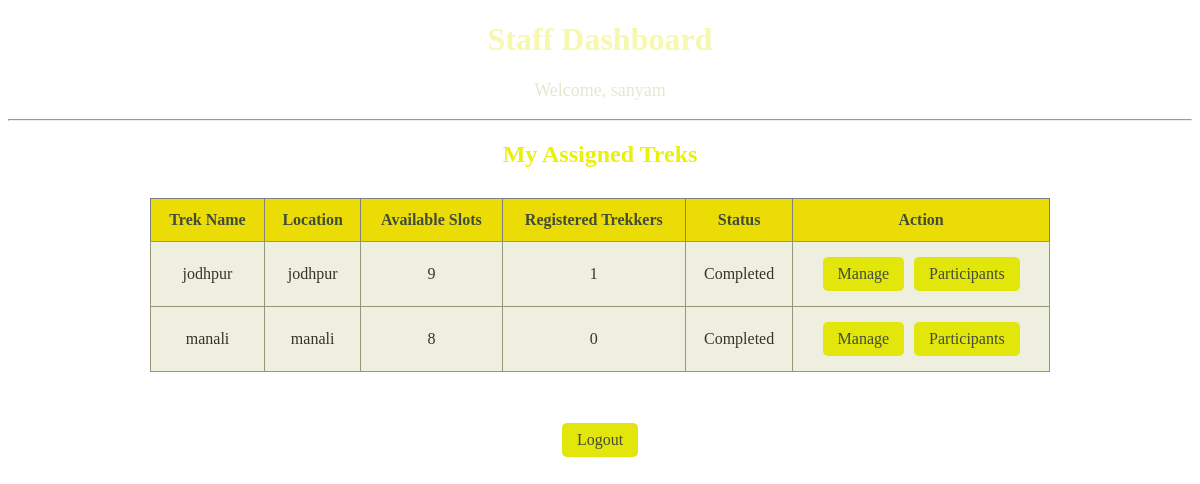
Screenshot of /staff/dashboard (signed in) with the database file from the repository.
### models.py (models this page shows)
class TrekStaff(db.Model):
    __tablename__="trek_staff"
    id=db.Column(db.Integer,primary_key=True)
    trek_staff_name=db.Column(db.String(100),nullable=False)
    phone=db.Column(db.String(15),nullable=False)
    experience=db.Column(db.Integer,nullable=False)
    address=db.Column(db.String(255),nullable=False)
    emergency_contact=db.Column(db.String(100),nullable=False)
    user_id=db.Column(db.Integer,db.ForeignKey("users.id"),unique=True,nullable=False)
    assigned_treks=db.relationship("Trek",backref="staff")

class Trek(db.Model):
    __tablename__="treks"
    id=db.Column(db.Integer,primary_key=True)
    trek_name=db.Column(db.String(150),nullable=False)
    location=db.Column(db.String(100),nullable=False)
    difficulty=db.Column(db.String(20),nullable=False)
    duration=db.Column(db.Integer,nullable=False)
    available_slots=db.Column(db.Integer,nullable=False)
    start_date=db.Column(db.Date)
    end_date=db.Column(db.Date)
    status=db.Column(db.String(20),default="Pending")
    assigned_staff_id=db.Column(db.Integer,db.ForeignKey("trek_staff.id"),nullable=True)
    bookings=db.relationship("Booking",backref="trek")

### app.py (the view)
@app.route("/staff/dashboard")
def staff_dashboard():
    if "user_id" not in session or session["role"] != "staff":
        return redirect(url_for("home"))
    staff = TrekStaff.query.filter_by(
        user_id=session["user_id"]
    ).first()
    if not staff:
        return redirect(url_for("home"))
    treks = Trek.query.filter_by(assigned_staff_id=staff.id).all()
    trek_counts = {
        trek.id: Booking.query.filter_by(
            trek_id=trek.id,
            booking_status="Booked"
        ).count()
        for trek in treks
    }
    return render_template(
        "staff/dashboard.html",
        staff=staff,
        treks=treks,
        trek_counts=trek_counts
    )

### templates/staff/dashboard.html (shortened to what this page needs)
<!DOCTYPE html>
<html>
<head>
</head>
<body>
    <h1>Staff Dashboard</h1>
    <p>Welcome, {{ staff.trek_staff_name }}</p>
    <hr>
    <h2>My Assigned Treks</h2>
    <table border="1" cellpadding="10">
        <tr>
            <th>Trek Name</th>
            <th>Location</th>
            <th>Available Slots</th>
            <th>Registered Trekkers</th>
            <th>Status</th>
            <th>Action</th>
        </tr>
        {% for trek in treks %}
        <tr>
            <td>{{ trek.trek_name }}</td>
            <td>{{ trek.location }}</td>
            <td>{{ trek.available_slots }}</td>
            <td>{{ trek_counts[trek.id] }}</td>
            <td>{{ trek.status }}</td>
            <td>
                <a href="{{ url_for('staff_trek_detail', trek_id=trek.id) }}">
                    Manage
                </a>
                <a href="{{ url_for('staff_trek_participants', trek_id=trek.id) }}">
                    Participants
                </a>
            </td>
        </tr>
        {% else %}
        <tr>
            <td colspan="6">No treks assigned to you yet.</td>
        </tr>
        {% endfor %}
    </table>
    <br>
    <a href="{{ url_for('logout') }}">Logout</a>
</body>
</html>

### templates/staff/dashboard.html (style rules this page uses)
body { text-align: center; color: rgb(244, 244, 201); background: url('https://images.unsplash.com/photo-1470071459604-3b5ec3a7fe05?auto=format&fit=crop&w=1920&q=80') center/cover fixed; margin-bottom: 30px; }
h1 { color: rgb(247, 247, 174); }
p { color: rgb(231, 231, 208); font-size: 18px; }
h2 { color: rgb(232, 240, 11); }
table { width: 900px; margin: 30px auto; border-collapse: collapse; background: rgb(231, 231, 208, 0.65); }
th { padding: 12px; background: rgb(235, 220, 6); color: rgb(66, 76, 58); }
td { padding: 12px; color: rgb(53, 53, 39); border: 1px solid rgb(150, 150, 120); }
a { display: inline-block; padding: 8px 15px; margin: 3px; color: rgb(66, 76, 58); text-decoration: none; border-radius: 5px; background: rgb(227, 230, 10); }

### rows the page displays
TrekStaff: trek_staff_name "sanyam"
Trek: trek_name "jodhpur", location "jodhpur", available_slots "9", id "1", status "Completed"
Trek: trek_name "manali", location "manali", available_slots "8", trek_counts "0", status "Completed"
